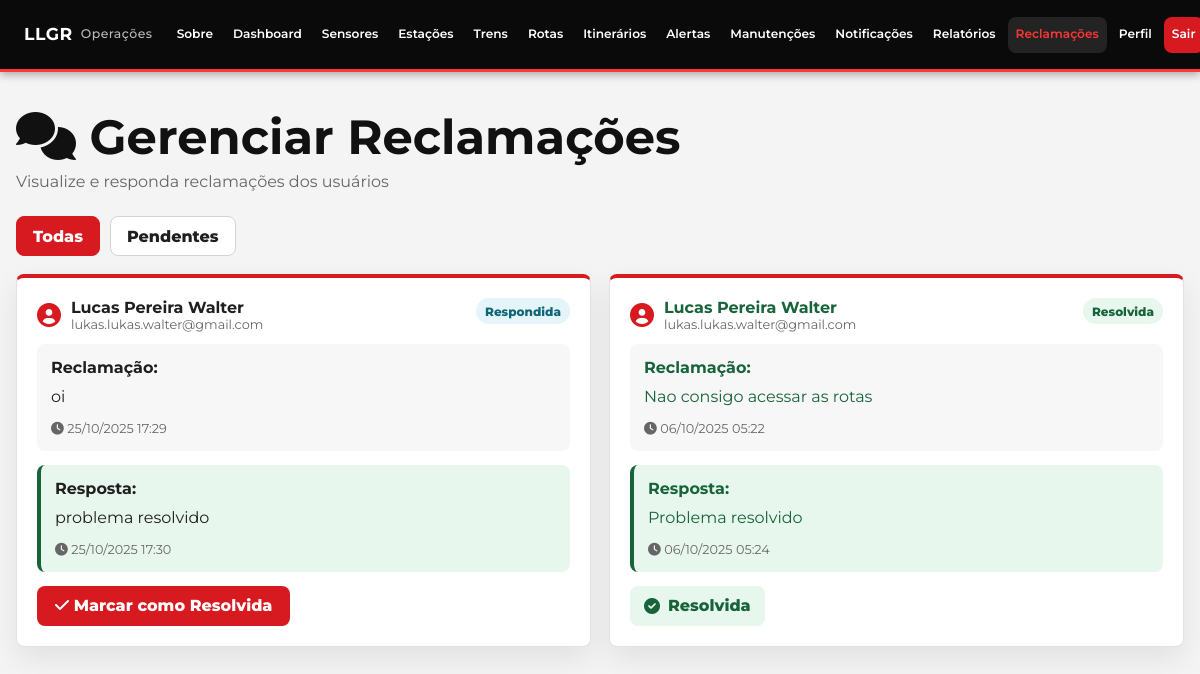
/operator/pages/reclamacoes.php (signed in), run on the app's committed database.
### tables this page shows
CREATE TABLE `reclamacoes` (
  `id` int(11) NOT NULL,
  `usuario_id` int(11) NOT NULL,
  `mensagem` text NOT NULL,
  `resposta` text DEFAULT NULL,
  `status` enum('pendente','respondida','resolvida') DEFAULT 'pendente',
  `respondido_por` int(11) DEFAULT NULL,
  `created_at` timestamp NOT NULL DEFAULT current_timestamp(),
  `respondido_em` timestamp NULL DEFAULT NULL
);

CREATE TABLE `usuarios` (
  `id` int(11) NOT NULL,
  `nome` varchar(100) NOT NULL,
  `email` varchar(150) NOT NULL,
  `senha` varchar(255) NOT NULL,
  `telefone` varchar(20) DEFAULT NULL,
  `cpf` varchar(14) DEFAULT NULL,
  `data_nascimento` date DEFAULT NULL,
  `endereco` varchar(200) DEFAULT NULL,
  `cidade` varchar(100) DEFAULT NULL,
  `estado` varchar(2) DEFAULT NULL,
  `created_at` timestamp NOT NULL DEFAULT current_timestamp(),
  `updated_at` timestamp NOT NULL DEFAULT current_timestamp() ON UPDATE current_timestamp(),
  PRIMARY KEY (`id`)
);

### operator/pages/reclamacoes.php (the view, shortened to what this page needs)
<?php
require_once __DIR__ . '/../../config/database.php';
$filtro = $_GET['filtro'] ?? 'todas';
$sql = "SELECT r.*, u.nome as usuario_nome, u.email as usuario_email
        FROM reclamacoes r
        INNER JOIN usuarios u ON r.usuario_id = u.id ";
$sql .= "ORDER BY r.created_at DESC";
$result = $conn->query($sql);
$reclamacoes = $result->fetch_all(MYSQLI_ASSOC);
?>
<!DOCTYPE html>
<html lang="pt-BR">
<head>
    <link rel="stylesheet" href="../css/navbar.css">
    <link rel="stylesheet" href="../css/gerenciamento.css">
    <link rel="stylesheet" href="https://cdnjs.cloudflare.com/ajax/libs/font-awesome/6.0.0-beta3/css/all.min.css">
    <link rel="stylesheet" href="../css/toast.css" />
</head>
<body>
    <header>
        <nav>
            <a class="logo" href="dashboard.php">LLGR</a>
            <ul class="nav-list">
                <li><a href="sobre.php">Sobre</a></li>
                <li><a href="dashboard.php">Dashboard</a></li>
                <li><a href="sensores.php">Sensores</a></li>
                <li><a href="estacoes.php">Estações</a></li>
                <li><a href="trens.php">Trens</a></li>
                <li><a href="rotas.php">Rotas</a></li>
                <li><a href="itinerarios.php">Itinerários</a></li>
                <li><a href="alertas.php">Alertas</a></li>
                <li><a href="manutencoes.php">Manutenções</a></li>
                <li><a href="notificacoes.php">Notificações</a></li>
                <li><a href="relatorios.php">Relatórios</a></li>
                <li><a href="reclamacoes.php">Reclamações</a></li>
                <li><a href="perfil_operador.php">Perfil</a></li>
                <li><a href="logout.php">Sair</a></li>
            </ul>
        </nav>
    </header>
    <main class="main-container">
        <div class="page-header">
            <h1 class="page-title">
                <i class="fas fa-comments"></i> Gerenciar Reclamações
            </h1>
            <p class="page-subtitle">Visualize e responda reclamações dos usuários</p>
        </div>
        <div class="filters">
            <a href="?filtro=todas" class="filter-btn <?= $filtro == 'todas' ? 'active' : '' ?>">
                Todas
            </a>
            <a href="?filtro=pendentes" class="filter-btn <?= $filtro == 'pendentes' ? 'active' : '' ?>">
                Pendentes
            </a>
        </div>
        <div class="reclamacoes-grid">
            <?php if (empty($reclamacoes)): ?>
                <div class="empty-state">
                    <i class="fas fa-inbox"></i>
                    <p>Nenhuma reclamação encontrada</p>
                </div>
            <?php else: ?>
                <?php foreach ($reclamacoes as $rec): ?>
                    <div class="reclamacao-card status-<?= htmlspecialchars($rec['status']) ?>">
                        <div class="card-header">
                            <div class="user-info">
                                <i class="fas fa-user-circle"></i>
                                <div>
                                    <strong><?= htmlspecialchars($rec['usuario_nome']) ?></strong>
                                    <small><?= htmlspecialchars($rec['usuario_email']) ?></small>
                                </div>
                            </div>
                            <span class="badge badge-<?= htmlspecialchars($rec['status']) ?>">
                                <?= $rec['status'] == 'pendente' ? 'Pendente' : ($rec['status'] == 'respondida' ? 'Respondida' : 'Resolvida') ?>
                            </span>
                        </div>
                        <div class="card-body">
                            <div class="mensagem-usuario">
                                <strong>Reclamação:</strong>
                                <p><?= nl2br(htmlspecialchars($rec['mensagem'])) ?></p>
                                <small class="timestamp">
                                    <i class="fas fa-clock"></i>
                                    <?= date('d/m/Y H:i', strtotime($rec['created_at'])) ?>
                                </small>
                            </div>
                            <?php if ($rec['resposta']): ?>
                                <div class="resposta-operador">
                                    <strong>Resposta:</strong>
                                    <p><?= nl2br(htmlspecialchars($rec['resposta'])) ?></p>
                                    <small class="timestamp">
                                        <i class="fas fa-clock"></i>
                                        <?= $rec['respondido_em'] ? date('d/m/Y H:i', strtotime($rec['respondido_em'])) : '' ?>
                                    </small>
                                </div>
                            <?php endif; ?>
                        </div>
                        <div class="card-footer">
                            <?php if ($rec['status'] == 'pendente'): ?>
                                <button class="btn btn-primary" onclick="abrirModal(<?= intval($rec['id']) ?>)">
                                    <i class="fas fa-reply"></i> Responder
                                </button>
                            <?php elseif ($rec['status'] == 'respondida'): ?>
                                <button class="btn btn-success" onclick="marcarResolvida(<?= intval($rec['id']) ?>)">
                                    <i class="fas fa-check"></i> Marcar como Resolvida
                                </button>
                            <?php else: ?>
                                <span class="resolved-badge">
                                    <i class="fas fa-check-circle"></i> Resolvida
                                </span>
                            <?php endif; ?>
                        </div>
                    </div>
                <?php endforeach; ?>
            <?php endif; ?>
        </div>
    </main>
</body>
</html>

### operator/css/navbar.css (style rules this page uses)
*, *::before, *::after { box-sizing: border-box; }
html, body { max-width: 100%; overflow-x: hidden; }
:root { --nav-bg: #0a0a0a; --nav-border: #ff3434; --nav-text: #ffffff; --nav-muted: rgba(255, 255, 255, 0.72); --nav-hover: rgba(255, 255, 255, 0.1); }
nav { position: fixed; top: 0; left: 0; z-index: 1000; width: 100%; min-height: 72px; padding: 0 24px; box-sizing: border-box; display: flex; justify-content: space-between; align-items: center; gap: 16px; background: var(--nav-bg); border-bottom: 3px solid var(--nav-border); box-shadow: 0 3px 8px rgba(0, 0, 0, 0.3); font-family: 'Montserrat', sans-serif; }
.logo { color: var(--nav-text); text-decoration: none; font-size: 1.08rem; font-weight: 700; letter-spacing: 0.5px; line-height: 1.2; display: inline-flex; align-items: center; gap: 8px; white-space: nowrap; }
.logo::after { content: 'Operações'; color: var(--nav-muted); font-size: 0.78rem; font-weight: 500; }
.nav-list { list-style: none; display: flex; align-items: center; justify-content: flex-end; gap: 4px; margin: 0; padding: 0; font-family: 'Montserrat', sans-serif; }
.nav-list li { margin: 0; letter-spacing: 0; }
.nav-list a { color: var(--nav-text); text-decoration: none; display: inline-flex; align-items: center; min-height: 36px; padding: 8px 8px; border-radius: 8px; font-size: 0.76rem; font-weight: 600; line-height: 1; transition: background-color 0.2s ease, color 0.2s ease; white-space: nowrap; }
.nav-list a:hover, .nav-list li a.active { color: var(--nav-border); background: var(--nav-hover); opacity: 1; }
.nav-list li a.active { border-bottom: 0; }
.nav-list a[href*="logout"] { color: #ffffff; background: #d71920; }

### data on the page
reclamacoes: usuario.nome "Lucas Pereira Walter", usuario.email "lukas.lukas.walter@gmail.com", status "Respondida", mensagem "oi", created_at "25/10/2025 17:29", resposta "problema resolvido", respondido_em "25/10/2025 17:30"
reclamacoes: usuario.nome "Lucas Pereira Walter", usuario.email "lukas.lukas.walter@gmail.com", status "Resolvida", mensagem "Nao consigo acessar as rotas", created_at "06/10/2025 05:22", resposta "Problema resolvido", respondido_em "06/10/2025 05:24"
